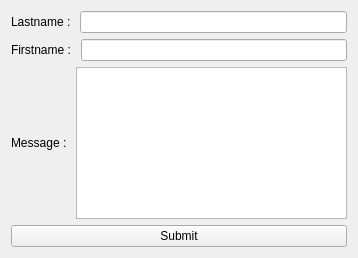
<?xml version="1.0" encoding="UTF-8"?>
<ui version="4.0">
 <class>Widget</class>
 <widget class="QWidget" name="Widget">
  <property name="geometry">
   <rect>
    <x>0</x>
    <y>0</y>
    <width>358</width>
    <height>258</height>
   </rect>
  </property>
  <property name="windowTitle">
   <string>Widget</string>
  </property>
  <layout class="QVBoxLayout" name="verticalLayout_2">
   <item>
    <layout class="QVBoxLayout" name="verticalLayout">
     <item>
      <layout class="QHBoxLayout" name="horizontalLayout">
       <item>
        <widget class="QLabel" name="label">
         <property name="text">
          <string>Lastname : </string>
         </property>
        </widget>
       </item>
       <item>
        <widget class="QLineEdit" name="lastnameLineEdit"/>
       </item>
      </layout>
     </item>
     <item>
      <layout class="QHBoxLayout" name="horizontalLayout_2">
       <item>
        <widget class="QLabel" name="label_2">
         <property name="text">
          <string>Firstname : </string>
         </property>
        </widget>
       </item>
       <item>
        <widget class="QLineEdit" name="firstnameLineEdit"/>
       </item>
      </layout>
     </item>
     <item>
      <layout class="QHBoxLayout" name="horizontalLayout_3">
       <item>
        <widget class="QLabel" name="label_3">
         <property name="text">
          <string>Message : </string>
         </property>
        </widget>
       </item>
       <item>
        <widget class="QTextEdit" name="messageTextEdit"/>
       </item>
      </layout>
     </item>
     <item>
      <widget class="QPushButton" name="submitButton">
       <property name="text">
        <string>Submit</string>
       </property>
      </widget>
     </item>
    </layout>
   </item>
  </layout>
 </widget>
 <resources/>
 <connections/>
</ui>
